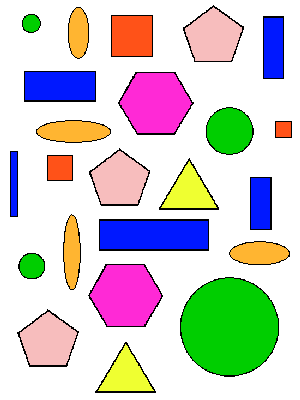
%> input picture W10/shapes.gif, 300 x 400 px
$ octave hehe.m   (GNU Octave 9; MATLAB toolbox functions it lacks are replaced by stand-ins)
%> lines starting %> are read from the running program, lines starting %| are printed output that depends on the picture; in (x1, y1, x2, y2) boxes, pixels count from 0 and x2, y2 are one past the last pixel; in counts of white or black regions, pixels touching at a corner belong together; the program's own positions count from 1
I=imread('shapes.gif');
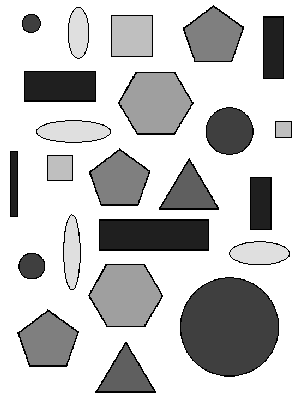
%> I: size 400x300 uint8; min 0, max 8, mean 6.19; drawn with min black and max white
BW1=imbinarize(I);
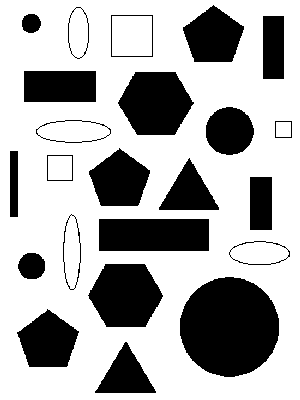
%> BW1: size 400x300 logical; 68.5% white; 23 black regions
BW2 = BW1;
figure(1); imshow(BW2);
[B2,L2] = bwboundaries(BW2,'noholes');
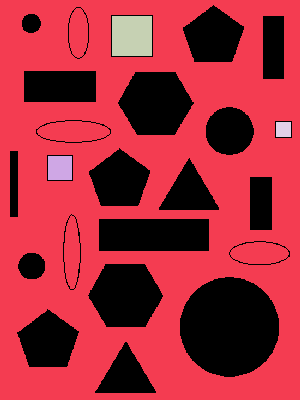
%> L2: size 400x300 double; 5 distinct labels, from 0 to 4; one colour per label, 0 black
%> B2 = 4 boundaries; box (x1, y1, x2, y2) and points: (0, 0, 300, 400) 1397, (112, 16, 152, 56) 157, (48, 156, 72, 180) 93, (276, 122, 291, 137) 57
figure(2);
imshow(label2rgb(L2, @jet, [.5 .5 .5]));
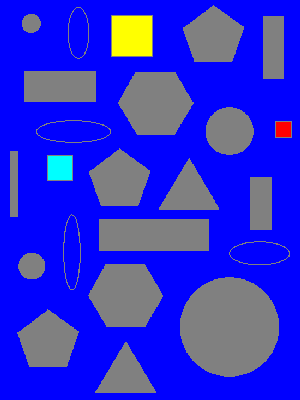
%> displayed picture: size 400x300x3, on the screen's scale of 0 to 255; mean R, G, B 44.2, 44.9, 211.1
hold on;

for k = 1:length(B2)
  boundary = B2{k};
  plot(boundary(:,2), boundary(:,1), 'w', 'LineWidth', 2)
end
%> this loop made 4 passes
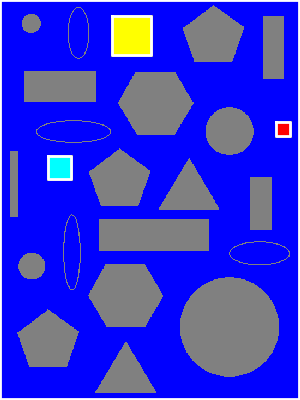
%> figure redrawn from the program's plot data

figure(3);
imshow(label2rgb(L2, @jet, [.5 .5 .5]));
hold on;
stats = regionprops(L2,'Area','Centroid');
%> stats = 4 regions; Area and Centroid: 79817 [145.4 196.3], 1600 [132.5 36.5], 576 [60.5 168.5], 225 [284 130]
threshold = 0.90;

for k = 1:length(B2)
  boundary = B2{k};
  delta_sq = diff(boundary).^2;
  perimeter = sum(sqrt(sum(delta_sq,2)));
  area = stats(k).Area;
  metric = 4*pi*area/perimeter^2;
  if metric > threshold && metric<=1
    plot(boundary(:,2), boundary(:,1), 'w', 'LineWidth', 2);
  end
end
%> this loop made 4 passes
%> (perimeter, area, metric) on passes 1 to 4: (1396, 79817, 0.515), (92, 576, 0.855), (156, 1600, 0.826), (56, 225, 0.902)
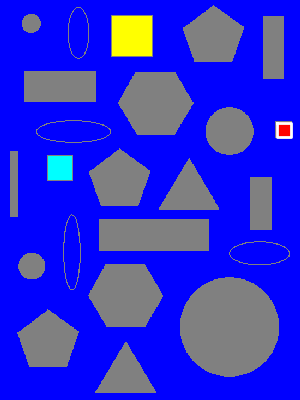
%> figure redrawn from the program's plot data

figure(4);
imshow(label2rgb(L2, @jet, [.5 .5 .5]));
title('Circle');
hold on;
threshold = 0.95;

for k = 1:length(B2)
  boundary = B2{k};
  delta_sq = diff(boundary).^2;
  perimeter = sum(sqrt(sum(delta_sq,2)));
  area = stats(k).Area;
  metric = (area/(sqrt(3)*0.25))/((perimeter^2)/9);
  if metric > threshold && metric<=1
    plot(boundary(:,2), boundary(:,1), 'w', 'LineWidth', 2);
  end
end
%> this loop made 4 passes
%> (perimeter, area, metric) on passes 1 to 4: (1396, 79817, 0.851), (92, 576, 1.41), (156, 1600, 1.37), (56, 225, 1.49)
title('Triangle');

[B1,L1] = bwboundaries(BW1,'noholes');
%> B1 has the same summary as B2
figure(5);
imshow(label2rgb(L1, @jet, [.5 .5 .5]));
hold on;
for k = 1:length(B1)
  boundary = B1{k};
  plot(boundary(:,2), boundary(:,1), 'w', 'LineWidth', 2)
end
title('Square');

figure(6);
stats1 = regionprops(L2,'BoundingBox');
%> stats1 = 4 regions; box (x1, y1, x2, y2): (0, 0, 300, 400), (48, 156, 72, 180), (112, 16, 152, 56), (276, 122, 291, 137)
imshow(label2rgb(L2, @jet, [.5 .5 .5]));
hold on;
threshold = 0.9;

for k = 1:numel(stats1)
    boundary = B2{k};
  area = stats(k).Area;
  BoundingBox=stats1(k).BoundingBox;
  metric=area/(BoundingBox(3)*BoundingBox(4));
  if metric > threshold && metric<=1
      plot(boundary(:,2), boundary(:,1), 'w', 'LineWidth', 2);
  end
end
%> this loop made 4 passes
%> (area, BoundingBox, metric) on passes 1 to 4: (79817, [0.5 0.5 300 400], 0.665), (576, [48.5 156.5 24 24], 1), (1600, [112.5 16.5 40 40], 1), (225, [276.5 122.5 15 15], 1)
title('Rectangular');
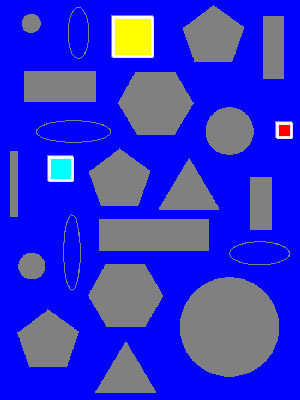
%> figure redrawn from the program's plot data; its title reads 'Rectangular'
